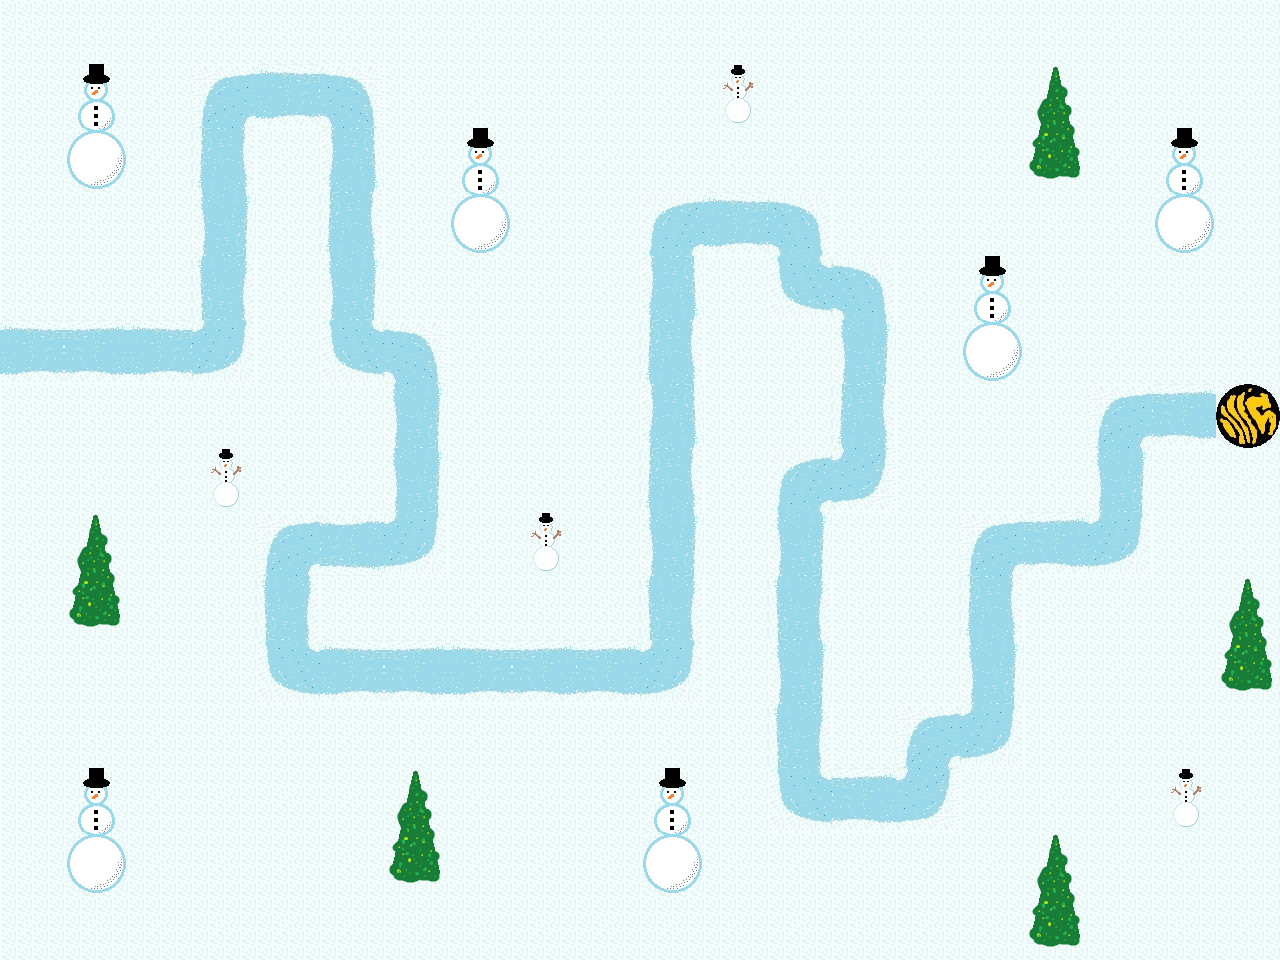

The image is a tile-based game level rendered from a .tmx file. Its description and source (layers, tilesets, objects; grid data summarised) follow:
An orthogonal 20x15 tile map with 64x64 px tiles, 1 tile layer (Tile Layer 1).

<map version="1.0" orientation="orthogonal" width="20" height="15" tilewidth="64" tileheight="64">
 <tileset firstgid="1" name="Snow_All" tilewidth="64" tileheight="64">
  <properties>
   <property name="ground" value="" />
  </properties>
  <image source="Snow_All.png" width="475" height="694" />
  <tile id="0">
   <properties>
    <property name="ground" value="" />
   </properties>
  </tile>
  <tile id="1">
   <properties>
    <property name="ground" value="" />
   </properties>
  </tile>
  <tile id="2">
   <properties>
    <property name="ground" value="" />
   </properties>
  </tile>
  <tile id="7">
   <properties>
    <property name="ground" value="" />
   </properties>
  </tile>
  <tile id="8">
   <properties>
    <property name="ground" value="" />
   </properties>
  </tile>
  <tile id="9">
   <properties>
    <property name="ground" value="" />
   </properties>
  </tile>
  <tile id="14">
   <properties>
    <property name="ground" value="" />
   </properties>
  </tile>
  <tile id="15">
   <properties>
    <property name="ground" value="" />
   </properties>
  </tile>
  <tile id="16">
   <properties>
    <property name="ground" value="" />
   </properties>
  </tile>
  <tile id="21">
   <properties>
    <property name="ground" value="" />
   </properties>
  </tile>
  <tile id="22">
   <properties>
    <property name="ground" value="" />
   </properties>
  </tile>
  <tile id="23">
   <properties>
    <property name="ground" value="" />
   </properties>
  </tile>
  <tile id="28">
   <properties>
    <property name="ground" value="" />
   </properties>
  </tile>
  <tile id="29">
   <properties>
    <property name="ground" value="" />
   </properties>
  </tile>
  <tile id="30">
   <properties>
    <property name="ground" value="" />
   </properties>
  </tile>
  <tile id="35">
   <properties>
    <property name="ground" value="" />
   </properties>
  </tile>
  <tile id="36">
   <properties>
    <property name="ground" value="" />
   </properties>
  </tile>
  <tile id="37">
   <properties>
    <property name="ground" value="" />
   </properties>
  </tile>
  <tile id="42">
   <properties>
    <property name="ground" value="" />
   </properties>
  </tile>
  <tile id="43">
   <properties>
    <property name="ground" value="" />
   </properties>
  </tile>
  <tile id="44">
   <properties>
    <property name="grass" value="" />
   </properties>
  </tile>
  <tile id="49">
   <properties>
    <property name="ground" value="" />
   </properties>
  </tile>
  <tile id="50">
   <properties>
    <property name="ground" value="" />
   </properties>
  </tile>
  <tile id="51">
   <properties>
    <property name="ground" value="" />
   </properties>
  </tile>
  <tile id="56">
   <properties>
    <property name="finish" value="" />
    <property name="ground" value="" />
   </properties>
  </tile>
  <tile id="57">
   <properties>
    <property name="ground" value="" />
   </properties>
  </tile>
  <tile id="64">
   <properties>
    <property name="ground" value="" />
   </properties>
  </tile>
 </tileset>
 <layer name="Tile Layer 1" width="20" height="15">
  <data>[300 cells, 300 non-empty, 21 distinct tile ids]</data>
 </layer>
</map>